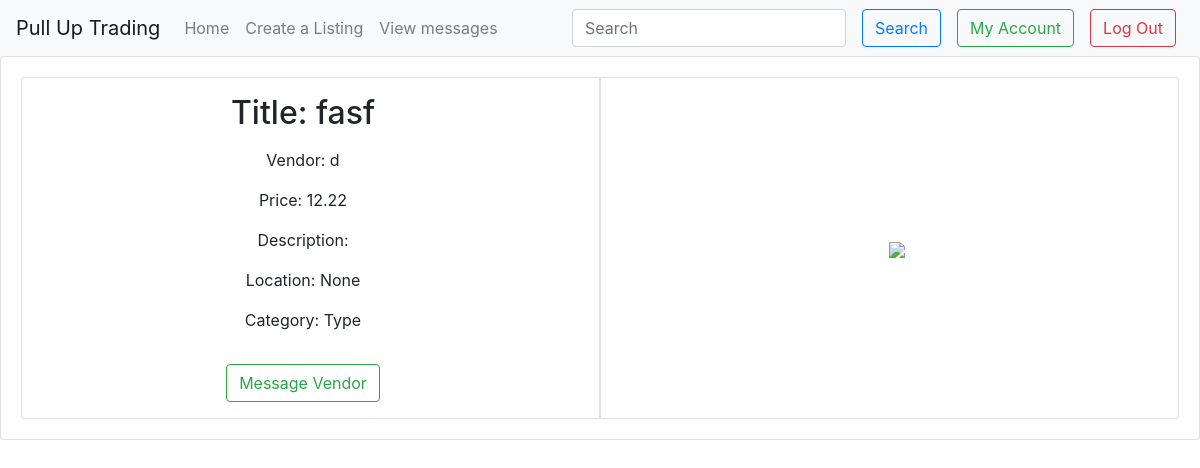
The page /listings/U2L0 (signed in) on the database its author committed.
### tables this page shows
CREATE TABLE listings(id integer, userID integer, itemName text, itemCategory text,itemDescription text, price decimal, picture text, purchasedBy integer);

### __init__.py (the view, shortened to what this page needs)
@app.route('/listings/<listingID>', methods=['GET','POST'])
def viewListing(listingID):
    arr = listingID[1:].split('L')
    listingInfo = getListing(int(arr[0]), int(arr[1]))
    return render_template("viewListing.html", listing=listingInfo)

### data/dbfunc.py (called while the page is built)
def getUserInfo(user):
    db = sqlite3.connect(DB_FILE)
    c = db.cursor()
    if isinstance(user, str):
        arr = c.execute('SELECT * FROM users WHERE username=\"{}\";'.format(user)).fetchall()
    else:
        arr = c.execute('SELECT * FROM users WHERE id={};'.format(user)).fetchall()
    if len(arr)>0:
        return arr[0]
    return []

def getListing(userID, listingID):
    db = sqlite3.connect(DB_FILE)
    c = db.cursor()
    arr=c.execute('SELECT * FROM listings WHERE userID={} AND id={};'.format(userID, listingID)).fetchall()[0]
    entry = {}
    entry['title'] = arr[2]
    entry['vendor'] = getUserInfo(arr[1])[1]
    entry['imagesrc'] = 'static/images/' + arr[6]
    entry['location'] = getUserInfo(arr[1])[4]
    entry['price'] = arr[5]
    entry['type'] = arr[3]
    if arr[7] != -1:
        entry['purchasedBy'] = getUserInfo(arr[7])[1]
    print(entry)
    return entry

### templates/viewListing.html (shortened to what this page needs)
{% extends "base.html" %}
{% block body %}
    <div class="row">
        <div class="col">
            <div class="list">
                <div class="list-item my-3">
                    <h2 {% if 'purchasedBy' in listing %} class="text-danger" {% endif %}> Title: {{ listing['title'] }}</h2>
                </div>
                <div class="list-item my-3">
                    <p> Vendor: {{ listing['vendor'] }} </p>
                </div>
                <div class="list-item my-3">
                    <p> Price: {{ listing['price'] }} </p>
                </div>
                <div class="list-item my-3">
                    <p> Description: {{ listing['description'] }} </p>
                </div>
                <div class="list-item my-3">
                    <p> Location: {{ listing['location'] }} </p>
                </div>
                <div class="list-item my-3">
                    <p> Category: {{ listing['type'] }} </p>
                </div>
            </div>
            {% if 'username' in session %}
                {% if listing['vendor'] != session['username'] %}
                    <button id="message" class="btn btn-outline-success my-3">Message Vendor</button>
                {% endif %}
            {% endif %}
        </div>
        <div class="border"></div>
        <div class="col my-auto mx-auto">
            <image src="{{ listing['imagesrc'] }}"></image>
        </div>
    </div
{% endblock %}

### rows shown on the page
listings: title "fasf", price "12.22", type "Type"

### other values the page prints
{{ listing['vendor'] }} "d"
{{ listing['location'] }} "None"
